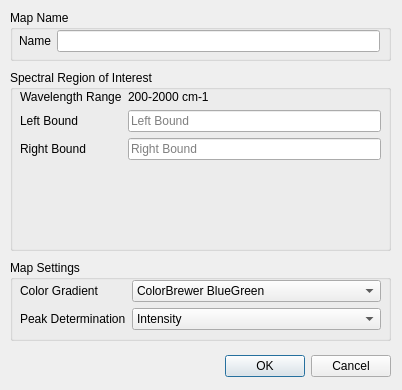
<?xml version="1.0" encoding="UTF-8"?>
<ui version="4.0">
 <class>UnivariateDialog</class>
 <widget class="QDialog" name="UnivariateDialog">
  <property name="geometry">
   <rect>
    <x>0</x>
    <y>0</y>
    <width>402</width>
    <height>390</height>
   </rect>
  </property>
  <property name="windowTitle">
   <string>Dialog</string>
  </property>
  <widget class="QDialogButtonBox" name="buttonBox">
   <property name="geometry">
    <rect>
     <x>50</x>
     <y>350</y>
     <width>341</width>
     <height>32</height>
    </rect>
   </property>
   <property name="orientation">
    <enum>Qt::Horizontal</enum>
   </property>
   <property name="standardButtons">
    <set>QDialogButtonBox::Cancel|QDialogButtonBox::Ok</set>
   </property>
  </widget>
  <widget class="QGroupBox" name="groupBox">
   <property name="geometry">
    <rect>
     <x>10</x>
     <y>70</y>
     <width>381</width>
     <height>181</height>
    </rect>
   </property>
   <property name="title">
    <string>Spectral Region of Interest</string>
   </property>
   <widget class="QWidget" name="formLayoutWidget">
    <property name="geometry">
     <rect>
      <x>10</x>
      <y>20</y>
      <width>361</width>
      <height>71</height>
     </rect>
    </property>
    <layout class="QFormLayout" name="formLayout">
     <item row="0" column="0">
      <widget class="QLabel" name="label_3">
       <property name="text">
        <string>Wavelength Range</string>
       </property>
      </widget>
     </item>
     <item row="0" column="1">
      <widget class="QLabel" name="label_4">
       <property name="text">
        <string>200-2000 cm-1</string>
       </property>
      </widget>
     </item>
     <item row="1" column="1">
      <widget class="QLineEdit" name="maxLineEdit">
       <property name="placeholderText">
        <string>Left Bound</string>
       </property>
      </widget>
     </item>
     <item row="2" column="1">
      <widget class="QLineEdit" name="minLineEdit">
       <property name="placeholderText">
        <string>Right Bound</string>
       </property>
      </widget>
     </item>
     <item row="1" column="0">
      <widget class="QLabel" name="label">
       <property name="text">
        <string>Left Bound</string>
       </property>
      </widget>
     </item>
     <item row="2" column="0">
      <widget class="QLabel" name="label_2">
       <property name="text">
        <string>Right Bound</string>
       </property>
      </widget>
     </item>
    </layout>
   </widget>
   <widget class="QCustomPlot" name="spectrumPlot" native="true">
    <property name="geometry">
     <rect>
      <x>0</x>
      <y>100</y>
      <width>381</width>
      <height>81</height>
     </rect>
    </property>
   </widget>
  </widget>
  <widget class="QGroupBox" name="groupBox_2">
   <property name="geometry">
    <rect>
     <x>10</x>
     <y>260</y>
     <width>381</width>
     <height>81</height>
    </rect>
   </property>
   <property name="title">
    <string>Map Settings</string>
   </property>
   <widget class="QWidget" name="formLayoutWidget_3">
    <property name="geometry">
     <rect>
      <x>10</x>
      <y>20</y>
      <width>361</width>
      <height>51</height>
     </rect>
    </property>
    <layout class="QFormLayout" name="formLayout_3">
     <property name="fieldGrowthPolicy">
      <enum>QFormLayout::AllNonFixedFieldsGrow</enum>
     </property>
     <item row="0" column="0">
      <widget class="QLabel" name="label_6">
       <property name="text">
        <string>Color Gradient</string>
       </property>
      </widget>
     </item>
     <item row="0" column="1">
      <widget class="QComboBox" name="gradientComboBox">
       <item>
        <property name="text">
         <string>ColorBrewer BlueGreen</string>
        </property>
       </item>
       <item>
        <property name="text">
         <string>ColorBrewer BluePurple</string>
        </property>
       </item>
       <item>
        <property name="text">
         <string>ColorBrewer GreenBlue</string>
        </property>
       </item>
       <item>
        <property name="text">
         <string>ColorBrewer OrangeRed</string>
        </property>
       </item>
       <item>
        <property name="text">
         <string>ColorBrewer PurpleBlue</string>
        </property>
       </item>
       <item>
        <property name="text">
         <string>ColorBrewer PurpleBlueGreen</string>
        </property>
       </item>
       <item>
        <property name="text">
         <string>ColorBrewer PurpleRed</string>
        </property>
       </item>
       <item>
        <property name="text">
         <string>ColorBrewer RedPurple</string>
        </property>
       </item>
       <item>
        <property name="text">
         <string>ColorBrewer YellowGreen</string>
        </property>
       </item>
       <item>
        <property name="text">
         <string>ColorBrewer YellowGreenBlue</string>
        </property>
       </item>
       <item>
        <property name="text">
         <string>ColorBrewer YellowOrangeBrown</string>
        </property>
       </item>
       <item>
        <property name="text">
         <string>ColorBrewer YellowOrangeRed</string>
        </property>
       </item>
       <item>
        <property name="text">
         <string>ColorBrewer Blues</string>
        </property>
       </item>
       <item>
        <property name="text">
         <string>ColorBrewer Greens</string>
        </property>
       </item>
       <item>
        <property name="text">
         <string>ColorBrewer Oranges</string>
        </property>
       </item>
       <item>
        <property name="text">
         <string>ColorBrewer Purples</string>
        </property>
       </item>
       <item>
        <property name="text">
         <string>ColorBrewer Reds</string>
        </property>
       </item>
       <item>
        <property name="text">
         <string>ColorBrewer Grayscale</string>
        </property>
       </item>
       <item>
        <property name="text">
         <string>QCustomPlot Grayscale</string>
        </property>
       </item>
       <item>
        <property name="text">
         <string>QCustomPlot Night</string>
        </property>
       </item>
       <item>
        <property name="text">
         <string>QCustomPlot Candy</string>
        </property>
       </item>
       <item>
        <property name="text">
         <string>QCustomPlot Ion</string>
        </property>
       </item>
       <item>
        <property name="text">
         <string>QCustomPlot Thermal</string>
        </property>
       </item>
       <item>
        <property name="text">
         <string>QCustomPlot Polar</string>
        </property>
       </item>
       <item>
        <property name="text">
         <string>QCustomPlot Spectrum</string>
        </property>
       </item>
       <item>
        <property name="text">
         <string>QCustomPlot Jet</string>
        </property>
       </item>
       <item>
        <property name="text">
         <string>QCustomPlot Hues</string>
        </property>
       </item>
       <item>
        <property name="text">
         <string>QCustomPlot Hot</string>
        </property>
       </item>
       <item>
        <property name="text">
         <string>QCustomPlot Cold</string>
        </property>
       </item>
      </widget>
     </item>
     <item row="1" column="0">
      <widget class="QLabel" name="label_7">
       <property name="text">
        <string>Peak Determination</string>
       </property>
      </widget>
     </item>
     <item row="1" column="1">
      <widget class="QComboBox" name="peakComboBox">
       <item>
        <property name="text">
         <string>Intensity</string>
        </property>
       </item>
       <item>
        <property name="text">
         <string>Area</string>
        </property>
       </item>
       <item>
        <property name="text">
         <string>Derivative</string>
        </property>
       </item>
      </widget>
     </item>
    </layout>
   </widget>
  </widget>
  <widget class="QGroupBox" name="groupBox_3">
   <property name="geometry">
    <rect>
     <x>10</x>
     <y>10</y>
     <width>381</width>
     <height>51</height>
    </rect>
   </property>
   <property name="title">
    <string>Map Name</string>
   </property>
   <widget class="QWidget" name="formLayoutWidget_2">
    <property name="geometry">
     <rect>
      <x>9</x>
      <y>20</y>
      <width>361</width>
      <height>22</height>
     </rect>
    </property>
    <layout class="QFormLayout" name="formLayout_2">
     <item row="0" column="0">
      <widget class="QLabel" name="label_5">
       <property name="text">
        <string>Name</string>
       </property>
      </widget>
     </item>
     <item row="0" column="1">
      <widget class="QLineEdit" name="nameLineEdit"/>
     </item>
    </layout>
   </widget>
  </widget>
 </widget>
 <customwidgets>
  <customwidget>
   <class>QCustomPlot</class>
   <extends>QWidget</extends>
   <header>qcustomplot.h</header>
   <container>1</container>
  </customwidget>
 </customwidgets>
 <resources/>
 <connections>
  <connection>
   <sender>buttonBox</sender>
   <signal>accepted()</signal>
   <receiver>UnivariateDialog</receiver>
   <slot>accept()</slot>
   <hints>
    <hint type="sourcelabel">
     <x>248</x>
     <y>254</y>
    </hint>
    <hint type="destinationlabel">
     <x>157</x>
     <y>274</y>
    </hint>
   </hints>
  </connection>
  <connection>
   <sender>buttonBox</sender>
   <signal>rejected()</signal>
   <receiver>UnivariateDialog</receiver>
   <slot>reject()</slot>
   <hints>
    <hint type="sourcelabel">
     <x>316</x>
     <y>260</y>
    </hint>
    <hint type="destinationlabel">
     <x>286</x>
     <y>274</y>
    </hint>
   </hints>
  </connection>
 </connections>
</ui>
